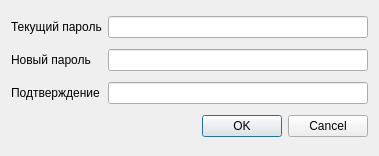
<?xml version="1.0" encoding="UTF-8"?>
<ui version="4.0">
 <class>DialogChangePassword</class>
 <widget class="QDialog" name="DialogChangePassword">
  <property name="geometry">
   <rect>
    <x>0</x>
    <y>0</y>
    <width>379</width>
    <height>156</height>
   </rect>
  </property>
  <property name="windowTitle">
   <string>Сменить пароль</string>
  </property>
  <property name="windowIcon">
   <iconset resource="images.qrc">
    <normaloff>:/icon/icon/icon.png</normaloff>:/icon/icon/icon.png</iconset>
  </property>
  <layout class="QGridLayout" name="gridLayout">
   <item row="0" column="0">
    <widget class="QLabel" name="label">
     <property name="text">
      <string>Текущий пароль</string>
     </property>
    </widget>
   </item>
   <item row="0" column="1">
    <widget class="QLineEdit" name="lineEditOldPassword">
     <property name="maxLength">
      <number>256</number>
     </property>
     <property name="echoMode">
      <enum>QLineEdit::Password</enum>
     </property>
    </widget>
   </item>
   <item row="1" column="0">
    <widget class="QLabel" name="label_2">
     <property name="text">
      <string>Новый пароль</string>
     </property>
    </widget>
   </item>
   <item row="1" column="1">
    <widget class="QLineEdit" name="lineEditNewPassword">
     <property name="maxLength">
      <number>256</number>
     </property>
     <property name="echoMode">
      <enum>QLineEdit::Password</enum>
     </property>
    </widget>
   </item>
   <item row="2" column="0">
    <widget class="QLabel" name="label_3">
     <property name="text">
      <string>Подтверждение</string>
     </property>
    </widget>
   </item>
   <item row="2" column="1">
    <widget class="QLineEdit" name="lineEditConfirmPassword">
     <property name="maxLength">
      <number>256</number>
     </property>
     <property name="echoMode">
      <enum>QLineEdit::Password</enum>
     </property>
    </widget>
   </item>
   <item row="3" column="0" colspan="2">
    <widget class="QDialogButtonBox" name="buttonBox">
     <property name="standardButtons">
      <set>QDialogButtonBox::Cancel|QDialogButtonBox::Ok</set>
     </property>
    </widget>
   </item>
  </layout>
 </widget>
 <resources>
  <include location="images.qrc"/>
 </resources>
 <connections/>
</ui>
